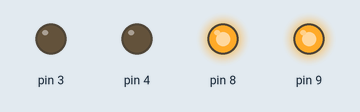
Recording of a sketch running on a simulated Arduino Uno, built with avr-gcc and run on an emulated ATmega328P. Parts: output pins drawn as LEDs (lit = HIGH). At 7.0 s the program stops and its outputs stay as they are.

Above: at 0.1 s.
Timing chart, 0 to 1.6 s (numbered marks = the images above):
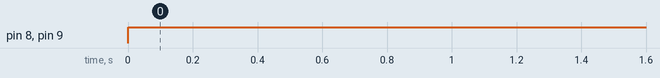

The sketch:

tri_sys_test.ino
```cpp
void setup() {
  pinMode(3, OUTPUT);
  pinMode(4, OUTPUT);
  pinMode(8, OUTPUT);
  pinMode(9, OUTPUT);
  Serial.begin(9600);
}

void loop() {
  // put your main code here, to run repeatedly:
  test_tri_sys();
  exit(0);
}

void test_tri_sys(){
  digitalWrite (8, HIGH);
  digitalWrite (9, HIGH);
  delay (7000);
}
```

Measured:
- by itself, pin 8, pin 9: LOW → HIGH at 0.00 s
